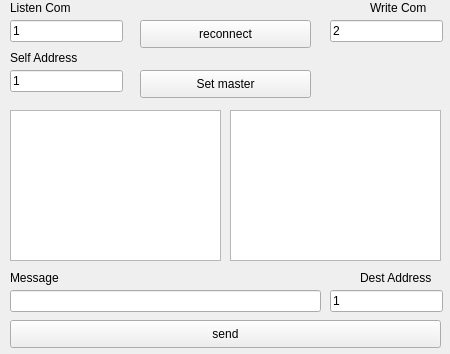
<?xml version="1.0" encoding="UTF-8"?>
<ui version="4.0">
 <class>MainWindow</class>
 <widget class="QMainWindow" name="MainWindow">
  <property name="geometry">
   <rect>
    <x>0</x>
    <y>0</y>
    <width>450</width>
    <height>354</height>
   </rect>
  </property>
  <property name="windowTitle">
   <string>MainWindow</string>
  </property>
  <widget class="QWidget" name="centralWidget">
   <widget class="QPushButton" name="reconnect_button">
    <property name="geometry">
     <rect>
      <x>140</x>
      <y>20</y>
      <width>171</width>
      <height>28</height>
     </rect>
    </property>
    <property name="text">
     <string>reconnect</string>
    </property>
   </widget>
   <widget class="QLabel" name="label">
    <property name="geometry">
     <rect>
      <x>10</x>
      <y>0</y>
      <width>101</width>
      <height>16</height>
     </rect>
    </property>
    <property name="text">
     <string>Listen Com</string>
    </property>
   </widget>
   <widget class="QLabel" name="label_2">
    <property name="geometry">
     <rect>
      <x>370</x>
      <y>0</y>
      <width>71</width>
      <height>16</height>
     </rect>
    </property>
    <property name="text">
     <string>Write Com</string>
    </property>
   </widget>
   <widget class="QLineEdit" name="listen_com_edit">
    <property name="geometry">
     <rect>
      <x>10</x>
      <y>20</y>
      <width>113</width>
      <height>22</height>
     </rect>
    </property>
    <property name="text">
     <string>1</string>
    </property>
   </widget>
   <widget class="QLineEdit" name="write_com_edit">
    <property name="geometry">
     <rect>
      <x>330</x>
      <y>20</y>
      <width>113</width>
      <height>22</height>
     </rect>
    </property>
    <property name="text">
     <string>2</string>
    </property>
   </widget>
   <widget class="QTextEdit" name="main_edit">
    <property name="geometry">
     <rect>
      <x>10</x>
      <y>110</y>
      <width>211</width>
      <height>151</height>
     </rect>
    </property>
   </widget>
   <widget class="QLineEdit" name="message_edit">
    <property name="geometry">
     <rect>
      <x>10</x>
      <y>290</y>
      <width>311</width>
      <height>22</height>
     </rect>
    </property>
   </widget>
   <widget class="QLineEdit" name="dest_addr">
    <property name="geometry">
     <rect>
      <x>330</x>
      <y>290</y>
      <width>113</width>
      <height>22</height>
     </rect>
    </property>
    <property name="text">
     <string>1</string>
    </property>
   </widget>
   <widget class="QPushButton" name="send_button">
    <property name="geometry">
     <rect>
      <x>10</x>
      <y>320</y>
      <width>431</width>
      <height>28</height>
     </rect>
    </property>
    <property name="text">
     <string>send</string>
    </property>
   </widget>
   <widget class="QLabel" name="label_3">
    <property name="geometry">
     <rect>
      <x>10</x>
      <y>270</y>
      <width>101</width>
      <height>16</height>
     </rect>
    </property>
    <property name="text">
     <string>Message</string>
    </property>
   </widget>
   <widget class="QLabel" name="label_4">
    <property name="geometry">
     <rect>
      <x>360</x>
      <y>270</y>
      <width>81</width>
      <height>16</height>
     </rect>
    </property>
    <property name="text">
     <string>Dest Address</string>
    </property>
   </widget>
   <widget class="QTextEdit" name="massages_edit">
    <property name="geometry">
     <rect>
      <x>230</x>
      <y>110</y>
      <width>211</width>
      <height>151</height>
     </rect>
    </property>
   </widget>
   <widget class="QLineEdit" name="name_edit">
    <property name="geometry">
     <rect>
      <x>10</x>
      <y>70</y>
      <width>113</width>
      <height>22</height>
     </rect>
    </property>
    <property name="text">
     <string>1</string>
    </property>
   </widget>
   <widget class="QLabel" name="label_5">
    <property name="geometry">
     <rect>
      <x>10</x>
      <y>50</y>
      <width>101</width>
      <height>16</height>
     </rect>
    </property>
    <property name="text">
     <string>Self Address</string>
    </property>
   </widget>
   <widget class="QPushButton" name="master_button">
    <property name="geometry">
     <rect>
      <x>140</x>
      <y>70</y>
      <width>171</width>
      <height>28</height>
     </rect>
    </property>
    <property name="text">
     <string>Set master</string>
    </property>
   </widget>
  </widget>
 </widget>
 <layoutdefault spacing="6" margin="11"/>
 <resources/>
 <connections/>
</ui>
